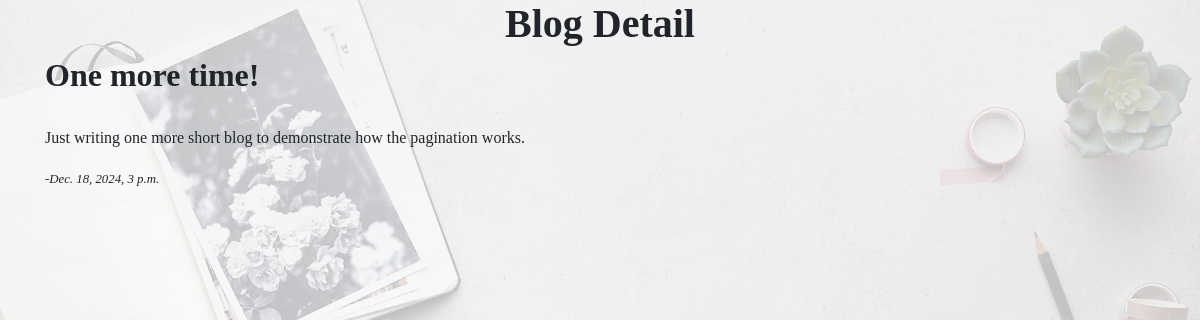
The page /blog/7 on the database its author committed.
### blog/models.py (models this page shows)
class Post(models.Model):
    title = models.CharField(max_length=140)
    text = models.TextField()
    published = models.DateTimeField(auto_now_add=True)
    class Meta:
        ordering = ['-published']

### blog/views.py (the view)
# urls.py: path('<int:pk>', views.PostDetailView.as_view(), name='detail'),
class PostDetailView(generic.DetailView):
    model = Post
    template_name = 'blog/detail.html'

### blog/templates/blog/detail.html
{% extends 'blog/base.html' %}
{% block content %}
    <div class="text-center">
        <h1><Strong>Blog Detail</Strong></h1>
    </div>
    <div class="container">
        <h2><strong>{{ post.title }}</strong></h2>
        <br>
        <p> {{ post.text }}</p>
        <p><em><small> -{{ post.published }} </small></em></p>
    </div>
{% endblock content %}

### rows shown on the page
Post: title "One more time!", text "Just writing one more short blog to demonstrate how the pagination works.", published "Dec. 18, 2024, 3 p.m."
